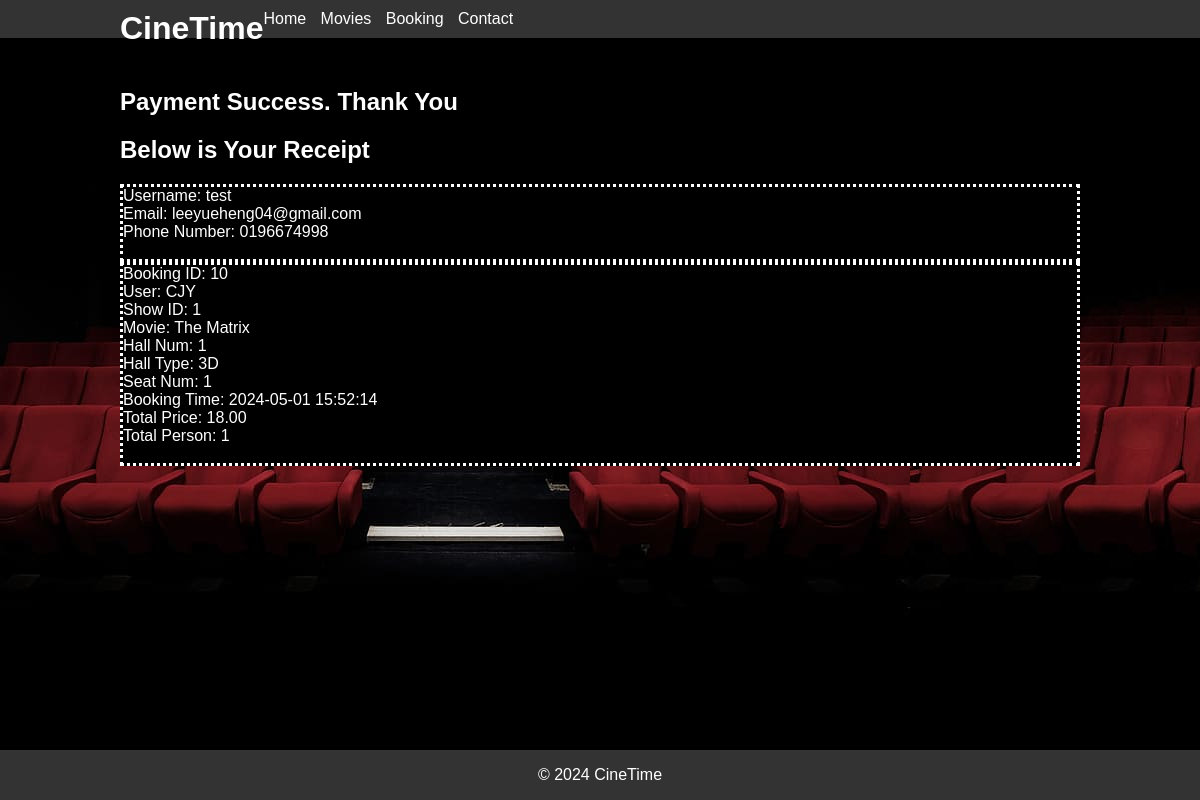
/HauTzeChern/paysuccess.php (signed in), run on the app's committed database.
### tables this page shows
CREATE TABLE `user` (
  `user_id` int(10) NOT NULL,
  `username` varchar(255) NOT NULL,
  `password` varchar(255) NOT NULL,
  `first_name` varchar(255) NOT NULL,
  `last_name` varchar(255) NOT NULL,
  `Gender` char(1) NOT NULL,
  `email` varchar(255) DEFAULT NULL,
  `phone_number` varchar(11) NOT NULL
);

CREATE TABLE `booking` (
  `booking_id` int(10) NOT NULL,
  `user_id` int(10) NOT NULL,
  `show_id` int(10) NOT NULL,
  `seat_num` int(10) NOT NULL,
  `booking_time` datetime NOT NULL,
  `total_price` decimal(5,2) NOT NULL,
  `total_person` int(10) NOT NULL,
  `status` tinyint(1) NOT NULL
);

CREATE TABLE `movie` (
  `movie_id` int(10) NOT NULL,
  `title` varchar(255) NOT NULL,
  `genre` varchar(255) NOT NULL,
  `director` varchar(255) NOT NULL,
  `cast` text NOT NULL,
  `synopsis` text NOT NULL,
  `duration` int(3) NOT NULL,
  `release_date` date NOT NULL,
  `poster_path` longblob NOT NULL,
  `trailers_path` varchar(255) NOT NULL
);

CREATE TABLE `hall` (
  `hall_id` int(10) NOT NULL,
  `cinema_id` int(10) NOT NULL,
  `hall_type_id` char(5) NOT NULL,
  `number_of_seat` int(10) NOT NULL
);

### HauTzeChern/booking for.php (the view, shortened to what this page needs)
<?php
$servername = "localhost";
$dbname = "cinetime";
$conn = new mysqli($servername, 'root', '', $dbname);
$sql = "SELECT * FROM booking";
$result = $conn->query($sql);
if ($result->num_rows > 0) {
    while ($row = $result->fetch_assoc()) {
        echo '<div class="connection">';
        echo "Booking ID: " . $row["booking_id"] . "<br>";
        $user_query = "SELECT username FROM user WHERE user_id = " . $row['user_id'];
        $user_result = $conn->query($user_query);
        $user_row = $user_result->fetch_assoc();
        echo "User: " . $user_row["username"] . "<br>";
        echo "Show ID: " . $row["show_id"] . "<br>";
        $showtime_query = "SELECT movie_id FROM showtime WHERE show_id = " . $row['show_id'];
        $showtime_result = $conn->query($showtime_query);
        $showtime_row = $showtime_result->fetch_assoc();
        $movie_query = "SELECT title FROM movie WHERE movie_id = " . $showtime_row['movie_id'];
        $movie_result = $conn->query($movie_query);
        $movie_row = $movie_result->fetch_assoc();
        echo "Movie: " . $movie_row["title"] . "<br>";
        $showtime_query = "SELECT hall_id FROM showtime WHERE show_id = " . $row['show_id'];
        $showtime_result = $conn->query($showtime_query);
        $showtime_row = $showtime_result->fetch_assoc();
        $hall_query = "SELECT * FROM hall WHERE hall_id = " . $showtime_row['hall_id'];
        $hall_result = $conn->query($hall_query);
        $hall_row = $hall_result->fetch_assoc();
        echo "Hall Num: " . $hall_row["hall_id"] . "<br>";
        echo "Hall Type: " . $hall_row["hall_type_id"] . "<br>";
        echo "Seat Num: " . $row["seat_num"] . "<br>";
        echo "Booking Time: " . $row["booking_time"] . "<br>";
        echo "Total Price: " . $row["total_price"] . "<br>";
        echo "Total Person: " . $row["total_person"] . "<br>";
        echo "<br>";
        echo "</div>";
    }
} else {
    echo "0 results";
}
?>

### Userpage/connect_user.php (shortened to what this page needs)
<?php
$servername = "localhost";
$dbname = "cinetime";
$conn = new mysqli($servername,'root' , '', $dbname);
$sql = "SELECT * FROM user WHERE user_id = " . $_SESSION['user_id'] . "  ";
$result = $conn->query($sql);
if ($result->num_rows > 0) {
    while($row = $result->fetch_assoc()) {
        echo '<div class="connection">';
        echo "Username: " . $row["username"]. "<br>";
        echo "Email: " . $row["email"]. "<br>";
        echo "Phone Number: " . $row["phone_number"]. "<br>";
        echo "<br>";
        echo "</div>";
    }
} else {
    echo "0 results";
}
?>

### HauTzeChern/styles.css (style rules this page uses)
body { background-image: url("theater-bg.jpg"); font-family: Arial, sans-serif; margin: 0; padding: 0; }
.connection { color: white; background-color: black; text-align: left; border-style: dotted; border-color: #fff; }

### data on the page
user: username "test", email "leeyueheng04@gmail.com", phone_number "0196674998"
booking: booking_id "10", user.username "CJY", show "1", movie.title "The Matrix", hall.hall_id "1", hall.hall_type_id "3D", seat_num "1", booking_time "2024-05-01 15:52:14", total_price "18.00", total_person "1"
